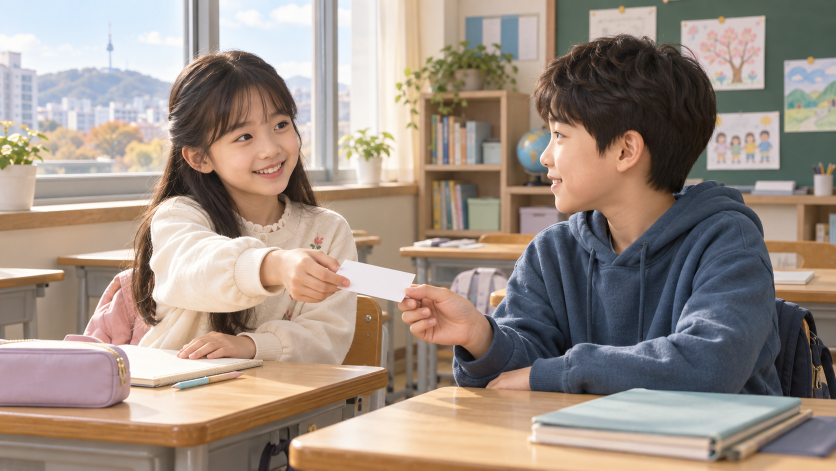
#> input picture site/dist/assets/classroom-note.webp, 1672 x 941 px, given in place of classroom-note.webp.png, which was not available (shown at 1/2 size)
$ python prepare_reference_transfer.py ../../dist/assets/classroom-note.webp
#> lines starting #> are read from the running program, lines starting #| are printed output that depends on the picture
from pathlib import Path; from PIL import Image; import io,base64,json,sys; d=Path('output/hangeul/documentary/frames'); result={};
for n in [sys.argv[1]]:
 im=Image.open(d/(n+'.png')).convert('RGB'); im.thumbnail((960,540)); b=io.BytesIO(); im.save(b,format='JPEG',quality=70,optimize=True); result[n]=base64.b64encode(b.getvalue()).decode()
#> further down, im is the input picture: PIL image 1672x941 RGB; mean R, G, B 157.5, 142.8, 132.1
#> after `im.thumbnail((960, 540))`:
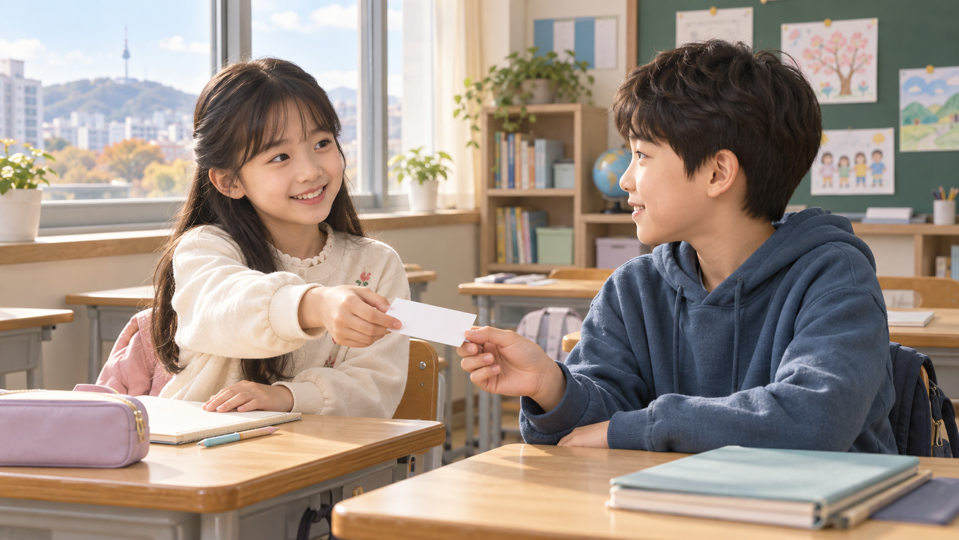
#> im: PIL image 959x540 RGB; mean R, G, B 157.5, 142.8, 132.1
print(json.dumps(result))

$ run again, on site/dist/assets/gaecheon-bear-tiger.webp
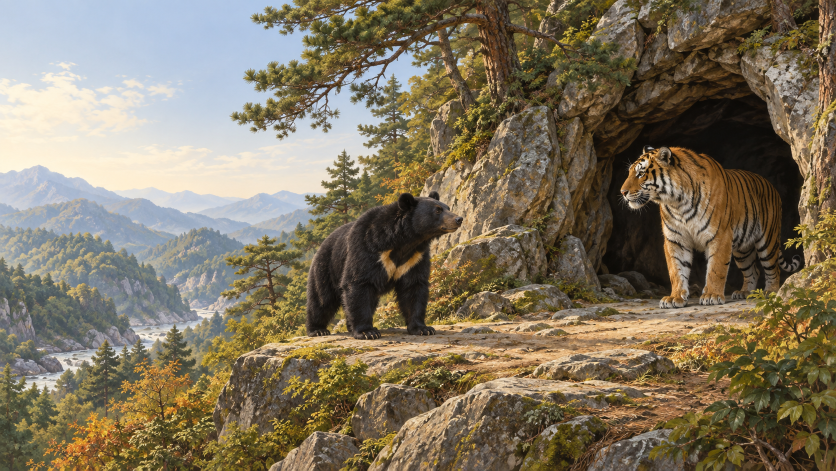
#> input picture site/dist/assets/gaecheon-bear-tiger.webp, 1672 x 941 px, given in place of gaecheon-bear-tiger.webp.png, which was not available (shown at 1/2 size)
#> im is the input picture: PIL image 1672x941 RGB; mean R, G, B 127.5, 116.3, 95.1
#> `im.thumbnail((960, 540))`:
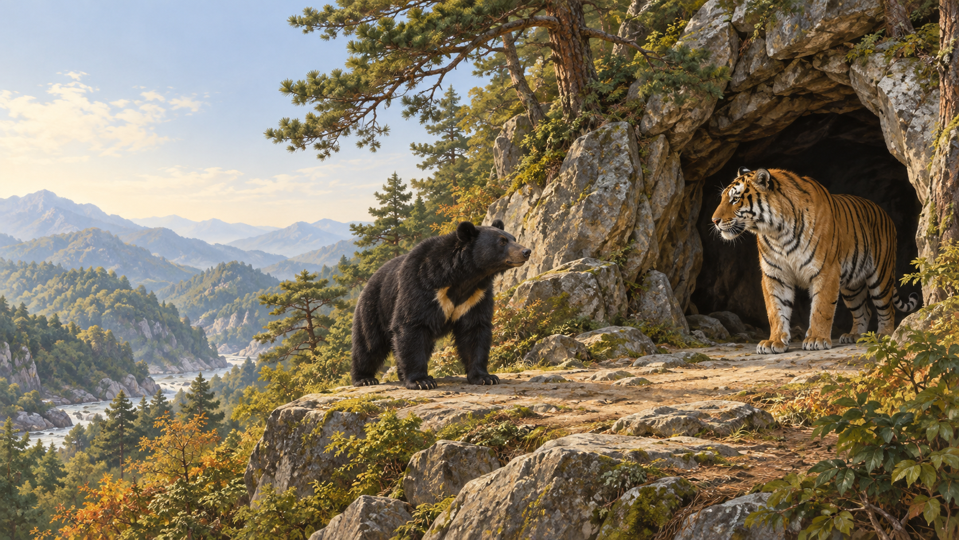
#> im: PIL image 959x540 RGB; mean R, G, B 127.5, 116.3, 95.1

$ run again, on site/dist/assets/gaecheon-classroom.webp
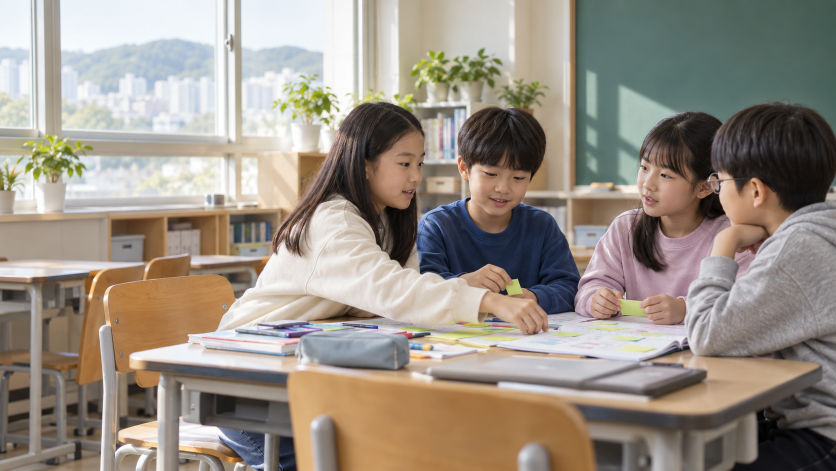
#> input picture site/dist/assets/gaecheon-classroom.webp, 1672 x 941 px, given in place of gaecheon-classroom.webp.png, which was not available (shown at 1/2 size)
#> im is the input picture: PIL image 1672x941 RGB; mean R, G, B 152.9, 143.8, 133
#> `im.thumbnail((960, 540))`:
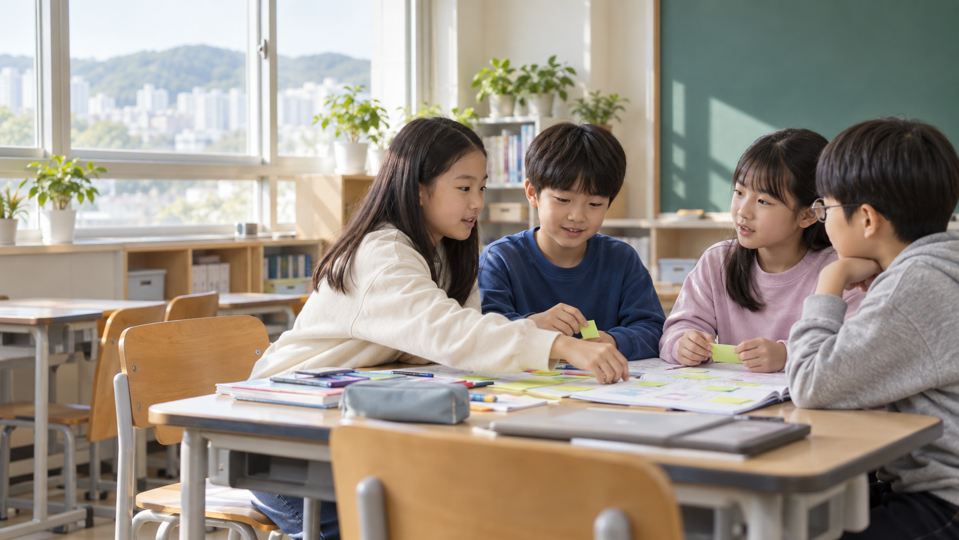
#> im: PIL image 959x540 RGB; mean R, G, B 152.9, 143.8, 133
